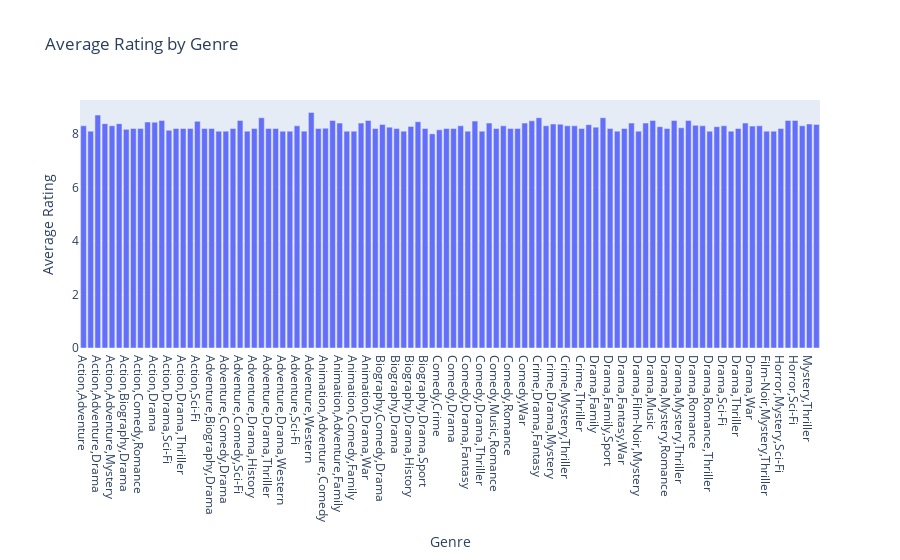

Notebook cell for this chart:
### Code cell
grouped_df = movies_data.groupby('genre')['rating'].mean().reset_index()
fig = px.bar(grouped_df, x='genre', y='rating', title='Average Rating by Genre')
fig.update_layout(xaxis_title='Genre', yaxis_title='Average Rating')
fig.show()

### Figure 1 — Plotly figure (JSON) as saved in the notebook; plotly's stock layout.template omitted (floating-point values rounded to 4 significant figures)
{"data": [{"alignmentgroup": "True", "hovertemplate": "genre=%{x}<br>rating=%{y}<extra></extra>", "legendgroup": "", "marker": {"color": "#636efa", "pattern": {"shape": ""}}, "name": "", "offsetgroup": "", "orientation": "v", "showlegend": false, "textposition": "auto", "type": "bar", "x": ["Action,Adventure", "Action,Adventure,Comedy", "Action,Adventure,Drama", "Action,Adventure,Fantasy", "Action,Adventure,Mystery", "Action,Adventure,Sci-Fi", "Action,Biography,Drama", "Action,Comedy,Crime", "Action,Comedy,Romance", "Action,Crime,Drama", "Action,Drama", "Action,Drama,Mystery", "Action,Drama,Sci-Fi", "Action,Drama,Sport", "Action,Drama,Thriller", "Action,Drama,War", "Action,Sci-Fi", "Action,Thriller", "Adventure,Biography,Drama", "Adventure,Comedy,Crime", "Adventure,Comedy,Drama", "Adventure,Comedy,Fantasy", "Adventure,Comedy,Sci-Fi", "Adventure,Drama", "Adventure,Drama,History", "Adventure,Drama,Sci-Fi", "Adventure,Drama,Thriller", "Adventure,Drama,War", "Adventure,Drama,Western", "Adventure,Family,Fantasy", "Adventure,Sci-Fi", "Adventure,Thriller", "Adventure,Western", "Animation,Action,Adventure", "Animation,Adventure,Comedy", "Animation,Adventure,Drama", "Animation,Adventure,Family", "Animation,Comedy,Drama", "Animation,Comedy,Family", "Animation,Drama,Fantasy", "Animation,Drama,War", "Biography,Comedy,Crime", "Biography,Comedy,Drama", "Biography,Crime,Drama", "Biography,Drama", "Biography,Drama,Family", "Biography,Drama,History", "Biography,Drama,Music", "Biography,Drama,Sport", "Comedy", "Comedy,Crime", "Comedy,Crime,Drama", "Comedy,Drama", "Comedy,Drama,Family", "Comedy,Drama,Fantasy", "Comedy,Drama,Romance", "Comedy,Drama,Thriller", "Comedy,Drama,War", "Comedy,Music,Romance", "Comedy,Musical,Romance", "Comedy,Romance", "Comedy,Romance,War", "Comedy,War", "Crime,Drama", "Crime,Drama,Fantasy", "Crime,Drama,Film-Noir", "Crime,Drama,Mystery", "Crime,Drama,Thriller", "Crime,Mystery,Thriller", "Crime,Sci-Fi", "Crime,Thriller", "Drama", "Drama,Family", "Drama,Family,Fantasy", "Drama,Family,Sport", "Drama,Fantasy", "Drama,Fantasy,War", "Drama,Film-Noir", "Drama,Film-Noir,Mystery", "Drama,Horror", "Drama,Music", "Drama,Mystery", "Drama,Mystery,Romance", "Drama,Mystery,Sci-Fi", "Drama,Mystery,Thriller", "Drama,Mystery,War", "Drama,Romance", "Drama,Romance,Sci-Fi", "Drama,Romance,Thriller", "Drama,Romance,War", "Drama,Sci-Fi", "Drama,Sport", "Drama,Thriller", "Drama,Thriller,War", "Drama,War", "Drama,Western", "Film-Noir,Mystery,Thriller", "Horror", "Horror,Mystery,Sci-Fi", "Horror,Mystery,Thriller", "Horror,Sci-Fi", "Mystery,Romance,Thriller", "Mystery,Thriller", "Western"], "xaxis": "x", "y": [8.3, 8.1, 8.7, 8.38, 8.3, 8.38, 8.167, 8.2, 8.2, 8.44, 8.433, 8.5, 8.133, 8.2, 8.2, 8.2, 8.467, 8.2, 8.2, 8.1, 8.1, 8.2, 8.5, 8.1, 8.2, 8.6, 8.2, 8.2, 8.1, 8.1, 8.3, 8.1, 8.8, 8.2, 8.21, 8.5, 8.4, 8.1, 8.1, 8.4, 8.5, 8.2, 8.35, 8.25, 8.2, 8.1, 8.278, 8.45, 8.2, 8, 8.15, 8.2, 8.2, 8.3, 8.1, 8.475, 8.1, 8.4, 8.2, 8.3, 8.2, 8.2, 8.4, 8.486, 8.6, 8.3, 8.367, 8.36, 8.3, 8.3, 8.2, 8.342, 8.25, 8.6, 8.2, 8.1, 8.2, 8.4, 8.1, 8.4, 8.5, 8.267, 8.2, 8.5, 8.225, 8.5, 8.317, 8.3, 8.1, 8.267, 8.3, 8.1, 8.2, 8.4, 8.287, 8.3, 8.1, 8.1, 8.2, 8.5, 8.5, 8.3, 8.367, 8.35], "yaxis": "y"}], "layout": {"barmode": "relative", "legend": {"tracegroupgap": 0}, "title": {"text": "Average Rating by Genre"}, "xaxis": {"anchor": "y", "domain": [0, 1], "title": {"text": "Genre"}}, "yaxis": {"anchor": "x", "domain": [0, 1], "title": {"text": "Average Rating"}}}}
